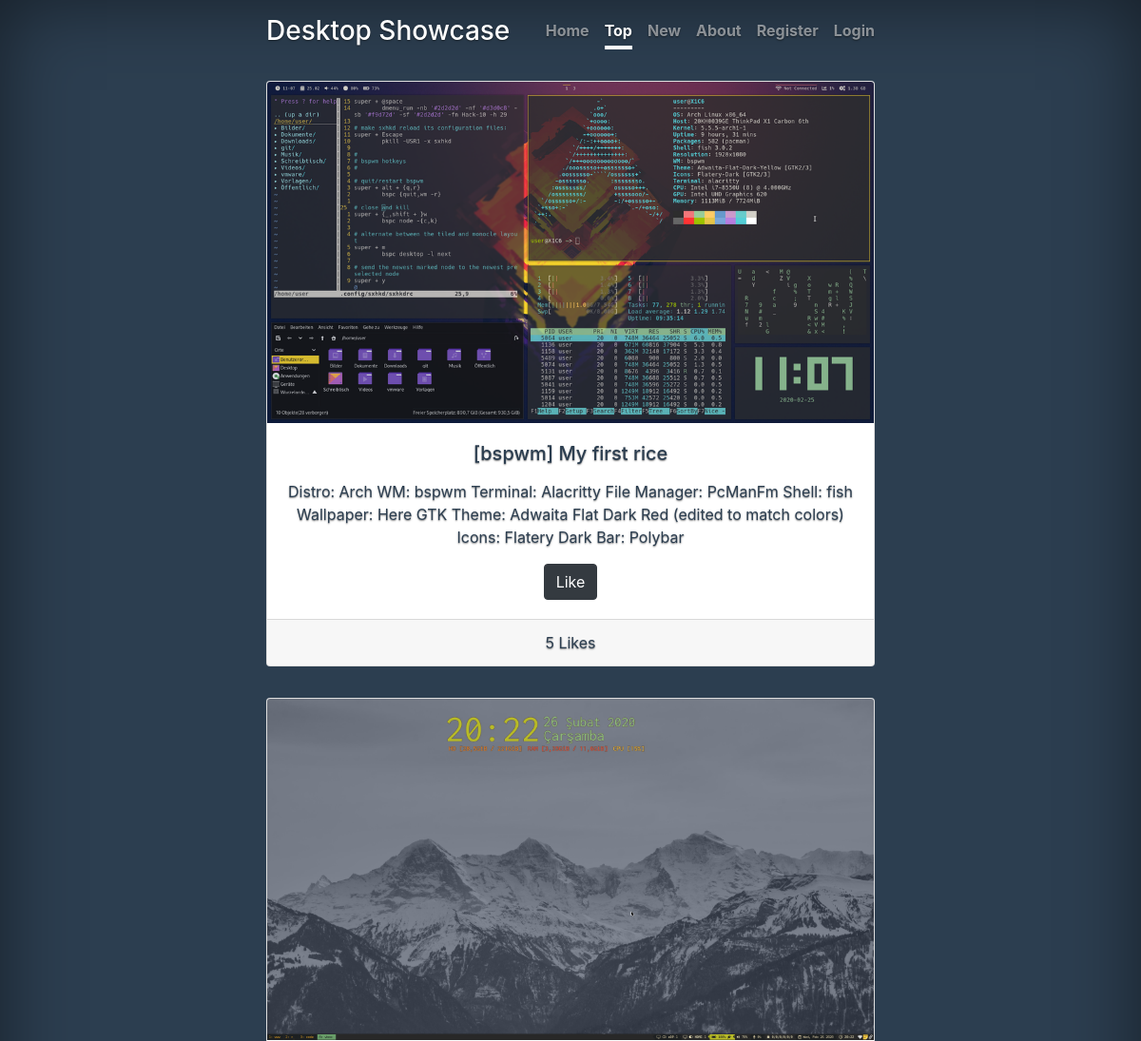
The page /top/ (upper part) on the database as committed earlier.
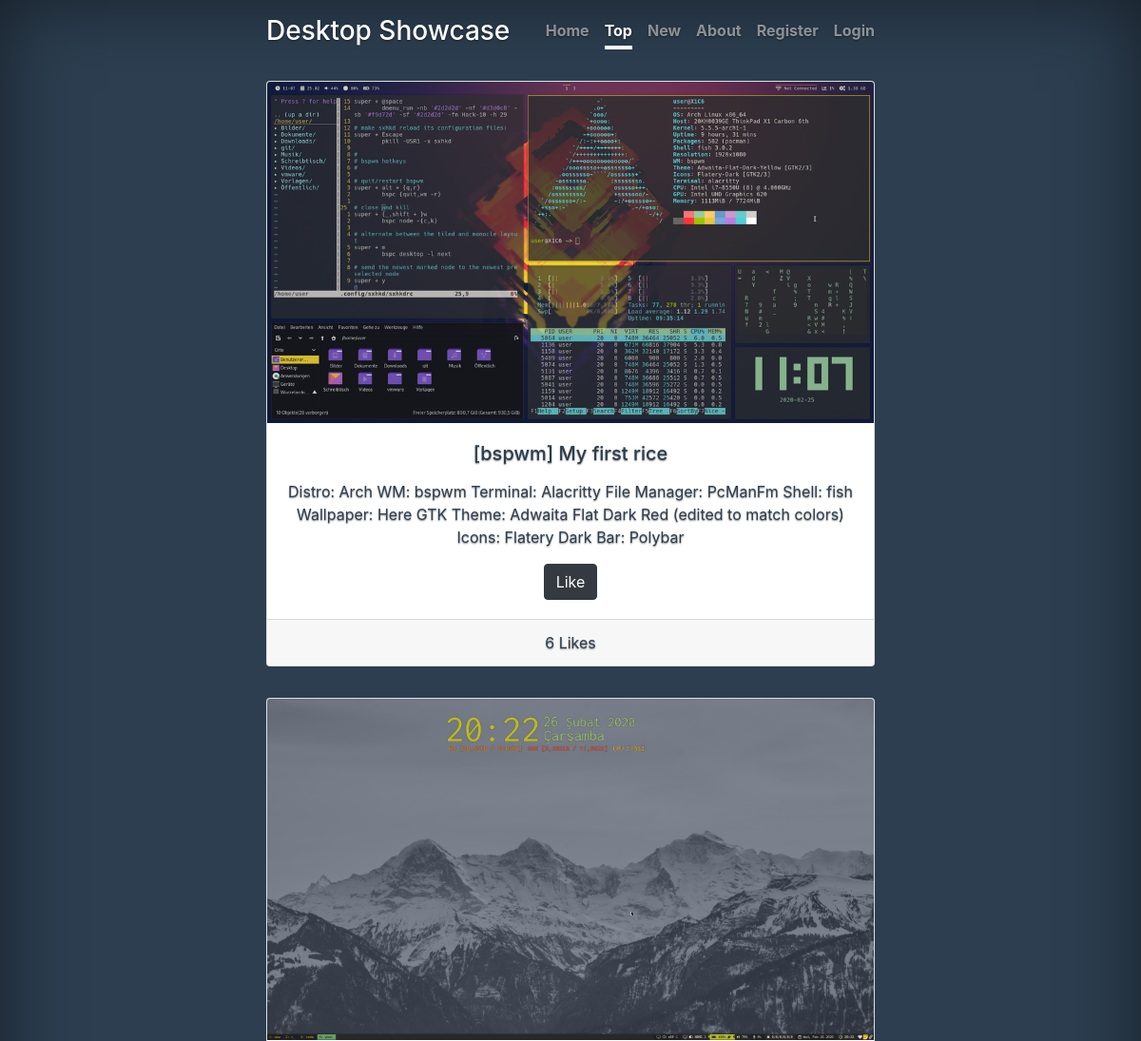
The same page on the database as committed later.
### myapp/models.py (models this page shows)
class Post(models.Model):
    title = models.CharField(max_length=255)
    content = models.CharField(max_length=1000)
    photo = models.ImageField()
    point = models.IntegerField(default=0)

### myapp/myviews/top_post_list.py (the view)
# urls.py: path('top/', TopPostList.as_view(), name='top'),
class TopPostList(PostList):
    def __init__(self):
        self.ordering_column = '-point'
        self.active_menu = 'active_top'
        self.page = 'top'

### myapp/myviews/login.py (called while the page is built)
    @classmethod
    def is_user_logged_on(cls, request, context):
        if 'user_id' not in request.session:
            context['not_logged_on'] = True
            return False
        return True

### myapp/myviews/post_list.py (called while the page is built)
    def get(self, request, page_number=1):
        context = self.get_context_data()
        paginator = Paginator(context['posts'], 5)
        posts_per_page = paginator.get_page(page_number)
        context['posts_per_page'] = posts_per_page
        context['current_url'] = resolve(request.path_info).url_name
        return render(request, self.template_name, context)

    def get_context_data(self, **kwargs):
        context = super().get_context_data(**kwargs)
        context[self.active_menu] = 'active'
        context['posts'] = Post.objects.all().order_by(self.ordering_column)
        if self.is_user_logged_on(context):
            user_id = self.request.session['user_id']
            context['liked_posts'] = self.posts_liked_by_user(user_id)
        return context

    def is_user_logged_on(self, context):
        return LoginView.is_user_logged_on(self.request, context)

### myapp/templates/myapp/posts.html (shortened to what this page needs)
{% extends "myapp/base.html" %}
{% block content %}
{% if posts %}
    {% for post in posts_per_page %}
        <div class="card" style="width: auto;color:#2c3e50;">
            <img src="http://{{ request.get_host }}/photos/{{ post.photo }}" class="card-img-top">
            <div class="card-body">
                <h5 class="card-title">{{ post.title }}</h5>
                <p class="card-text">{{ post.content|linebreaks }}</p>
                <form method="POST" action="#">
                    {% if post.id in liked_posts %}
                        <button type="submit" class="btn btn-primary" name="unlike" onmouseover="mouseOver(this)" onmouseout="mouseOut(this)">Liked &#10004</button>
                    {% else %}
                        <button type="submit" class="btn btn-dark" name="like">Like</button>
                    {% endif %}
                </form>
            </div>
            <div class="card-footer text-muted">
                <span style="color:#2c3e50">{{ post.point }} Likes</span>
            </div>
        </div>
    {% endfor %}
{% else %}
    <p>Kayit yok</p>
{% endif %}
{% endblock content %}

Rows that differ between the two databases and show on the page:
changed Post "[bspwm] My first rice": point "5" → "6"
